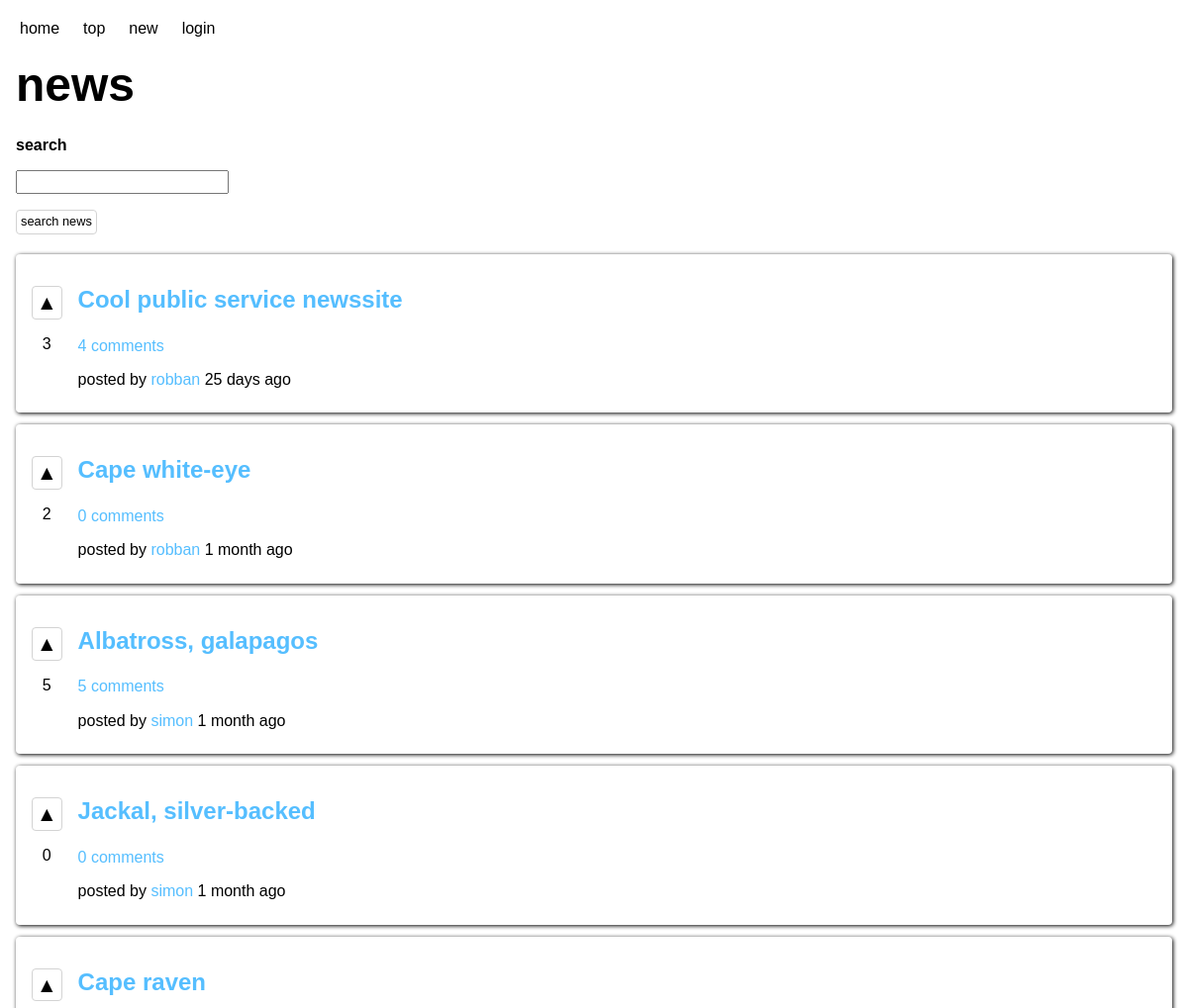
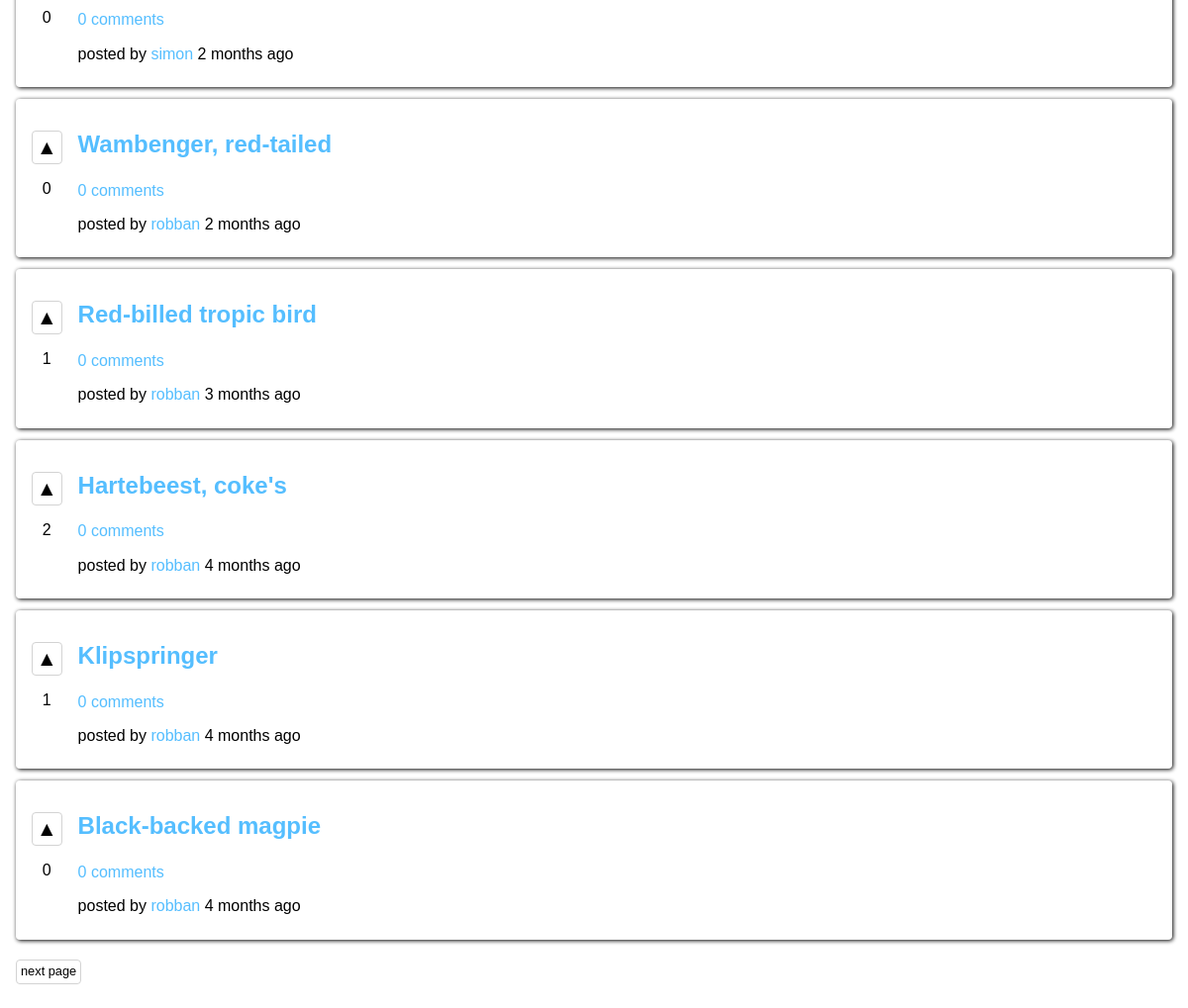
The page / on the database its author committed (2 pictures, top to bottom).
### tables this page shows
CREATE TABLE posts (
	id INTEGER NOT NULL PRIMARY KEY AUTOINCREMENT UNIQUE,
	user_id INTEGER NOT NULL,
	title VARCHAR NOT NULL,
	description VARCHAR NOT NULL,
	url VARCHAR NOT NULL,
	creation_time DATETIME NOT NULL
);

CREATE TABLE users (
	id INTEGER NOT NULL PRIMARY KEY AUTOINCREMENT UNIQUE,
	user_name VARCHAR NOT NULL UNIQUE,
	email VARCHAR NOT NULL UNIQUE,
	password VARCHAR NOT NULL,
	bio VARCHAR,
	image_url VARCHAR
);

### app/functions.php (called while the page is built, shortened)
<?php
function userLoggedIn(): bool
{
    return false;
}
function getAge(string $birth): string
{
    $today = new DateTime();
    $birth = new DateTime($birth);
    $interval = $today->diff($birth);
    if ($interval->m === 1) {
        return $interval->m . " month ago";
    } else if ($interval->m > 0) {
        return $interval->m . " months ago";
    }
    if ($interval->m === 0 && $interval->days === 1) {
        return $interval->days . " day ago";
    } elseif ($interval->m === 0 && $interval->days > 0) {
        return $interval->days . " days ago";
    }
    return "today";
}
function fetchPoster(int $id, PDO $db): ?string
{
    $stmnt = $db->prepare("SELECT user_name FROM users WHERE id = :id;");
    $stmnt->bindParam(":id", $id, PDO::PARAM_INT);
    $stmnt->execute();
    $result = $stmnt->fetch(PDO::FETCH_ASSOC);
    return $result['user_name'];
}
function fetchPosts(int $page, PDO $db, bool $orderByUpvotes = false): array
{
    $offset = 0;
    $sql = "";
    $numberOfPosts = fetchTotalNumberOfPosts($db);
    for ($i = 0; $i < $page; $i++) {
        $offset += 10;
        if ($offset >= $numberOfPosts) {
            $offset = $numberOfPosts - 10;
        }
    }
    if ($orderByUpvotes) {
        $sql = "SELECT
        p.*,
        COALESCE(v.upvote_count, 0) AS upvotes,
        COALESCE(c.comment_count, 0) AS comments
        FROM posts p
        LEFT OUTER JOIN (
            SELECT post_id, COUNT(post_id) AS upvote_count
            FROM upvotes
            GROUP BY post_id
        ) v
        ON p.id = v.post_id
        LEFT OUTER JOIN (
            SELECT post_id, COUNT(post_id) AS comment_count
            FROM COMMENTS
            GROUP BY post_id
        ) c
        ON p.id = c.post_id
        ORDER BY upvotes DESC, p.creation_time DESC
        LIMIT 10 OFFSET :offset;";
    } else {
        $sql = "SELECT
        p.*,
        COALESCE(v.upvote_count, 0) AS upvotes,
        COALESCE(c.comment_count, 0) AS comments
        FROM posts p
        LEFT OUTER JOIN (
            SELECT post_id, COUNT(post_id) AS upvote_count
            FROM upvotes
            GROUP BY post_id
        ) v
        ON p.id = v.post_id
        LEFT OUTER JOIN (
            SELECT post_id, COUNT(post_id) AS comment_count
            FROM COMMENTS
            GROUP BY post_id
        ) c
        ON p.id = c.post_id
        ORDER BY p.creation_time DESC
        LIMIT 10 OFFSET :offset;";
    }
    $stmnt = $db->prepare($sql);
    $stmnt->bindParam(":offset", $offset, PDO::PARAM_INT);
    $stmnt->execute();
    $result = $stmnt->fetchAll(PDO::FETCH_ASSOC);
    return $result;
}
function fetchTotalNumberOfPosts(PDO $db): int
{
    $stmnt = $db->query("SELECT COUNT(id) as 'number-of-posts' FROM posts");
    $stmnt->execute();
    $result = $stmnt->fetch(PDO::FETCH_ASSOC);
    return (int)$result['number-of-posts'];
}

### index.php (the view, shortened to what this page needs)
<?php
require __DIR__ . '/app/autoload.php';
require __DIR__ . '/views/header.php';
if (isset($_GET['page'])) {
    $page = (int)filter_var($_GET['page'], FILTER_SANITIZE_NUMBER_INT);
} else {
    $page = 0;
}
if (isset($_GET['order_by'])) {
    $order = filter_var($_GET['order_by'], FILTER_SANITIZE_STRING);
    if ($order === 'new') {
        $posts = fetchPosts($page, $db);
    } elseif ($order === 'top') {
        $posts = fetchPosts($page, $db, true);
    } else {
        header('location: /');
        exit;
    }
}
?>
<header>
    <h1>news</h1>
</header>
<main>
    <section class="search-field">
        <form action="/view.php" method="get">
            <label for="query">search</label>
            <input type="search" name="query" id="query" required>
            <button type="submit">search news</button>
        </form>
    </section>
    <section class="posts">
        <?php foreach ($posts as $post) : ?>
            <article class="post">
                <div class="votes">
                    <?php if (userLoggedIn() && userUpvote($_SESSION['user']['id'], $post['id'], $db)) : ?>
                        <button class="vote active" data-post="<?= $post['id'] ?>">▲</button>
                    <?php elseif (userLoggedIn() && !userUpvote($_SESSION['user']['id'], $post['id'], $db)) : ?>
                        <button class="vote" data-post="<?= $post['id'] ?>">▲</button>
                    <?php else : ?>
                        <button class="vote">▲</button>
                    <?php endif; ?>
                    <p class="upvotes"><?= $post['upvotes'] ?></p>
                </div>
                <div class="content">
                    <a href="<?= $post['url'] ?>">
                        <h2><?= $post['title'] ?></h2>
                    </a>
                    <a class="view" href="/view.php?view=post&post_id=<?= $post['id'] ?>">
                        <?= $post['comments'] ?> comments
                    </a>
                    <p> posted by
                        <a href="/view.php?view=profile&user_id=<?= $post['user_id'] ?>">
                            <?= fetchPoster($post['user_id'], $db) ?>
                        </a>
                        <?= getAge($post['creation_time']) ?>
                    </p>
                </div>
            </article>
        <?php endforeach; ?>
    </section>
    <?php if (sizeof($posts) === 10) : ?>
        <a class="button" href="index.php?page=<?= $page + 1 ?>&order_by=<?= $order ?>">next page</a>
    <?php endif; ?>
</main>
<?php
require __DIR__ . '/views/footer.php';
?>

### assets/css/style.css (style rules this page uses)
:root { --blue: rgb(85, 190, 255); --orange: coral; }
body { margin: 16px; font-family: sans-serif; }
form { width: fit-content; display: flex; flex-direction: column; }
form * { margin: 8px 0px; }
a { text-decoration: none; color: rgb(85, 190, 255); }
header { margin: 8px 0px; }
h1 { font-size: 3rem; margin-top: 8px; margin-bottom: 16px; }
label { font-weight: bold; }
button, .button { color: black; display: inline-block; width: fit-content; height: fit-content; font-size: 0.8rem; padding: 4px; margin: 8px 8px 8px 0px; background-color: rgba(0, 0, 0, 0); border-radius: 4px; border: 0.5px lightgray solid; cursor: pointer; transition: all 0.1s ease-in-out; }
article.post * { margin: 8px 0px; }
article.post { cursor: pointer; margin: 12px 0px; padding: 16px; border-radius: 4px; box-shadow: 1px 1px 4px; display: flex; justify-content: flex-start; transition: all 0.1s ease-in-out; }
div.votes { width: fit-content; height: fit-content; margin-left: 0px; margin-right: 8px; display: flex; flex-direction: column; justify-content: space-between; align-items: center; }
div.content { margin: 0px 8px; display: flex; flex-direction: column; justify-content: center; }
button.vote, .comment-vote-button { font-size: 1.3rem; }

### rows shown on the page
posts: upvotes "3", title "Cool public service newssite", comments "4", user.user_name "robban", creation_time "25 days ago"
posts: upvotes "2", title "Cape white-eye", comments "0", user.user_name "robban", creation_time "1 month ago"
posts: upvotes "5", title "Albatross, galapagos", comments "5", user.user_name "simon", creation_time "1 month ago"
posts: upvotes "0", title "Jackal, silver-backed", comments "0", user.user_name "simon", creation_time "1 month ago"
posts: upvotes "0", title "Cape raven", comments "0", user.user_name "simon", creation_time "2 months ago"
posts: upvotes "0", title "Wambenger, red-tailed", comments "0", user.user_name "robban", creation_time "2 months ago"
posts: upvotes "1", title "Red-billed tropic bird", comments "0", user.user_name "robban", creation_time "3 months ago"
posts: upvotes "2", title "Hartebeest, coke's", comments "0", user.user_name "robban", creation_time "4 months ago"
posts: upvotes "1", title "Klipspringer", comments "0", user.user_name "robban", creation_time "4 months ago"
posts: upvotes "0", title "Black-backed magpie", comments "0", user.user_name "robban", creation_time "4 months ago"
